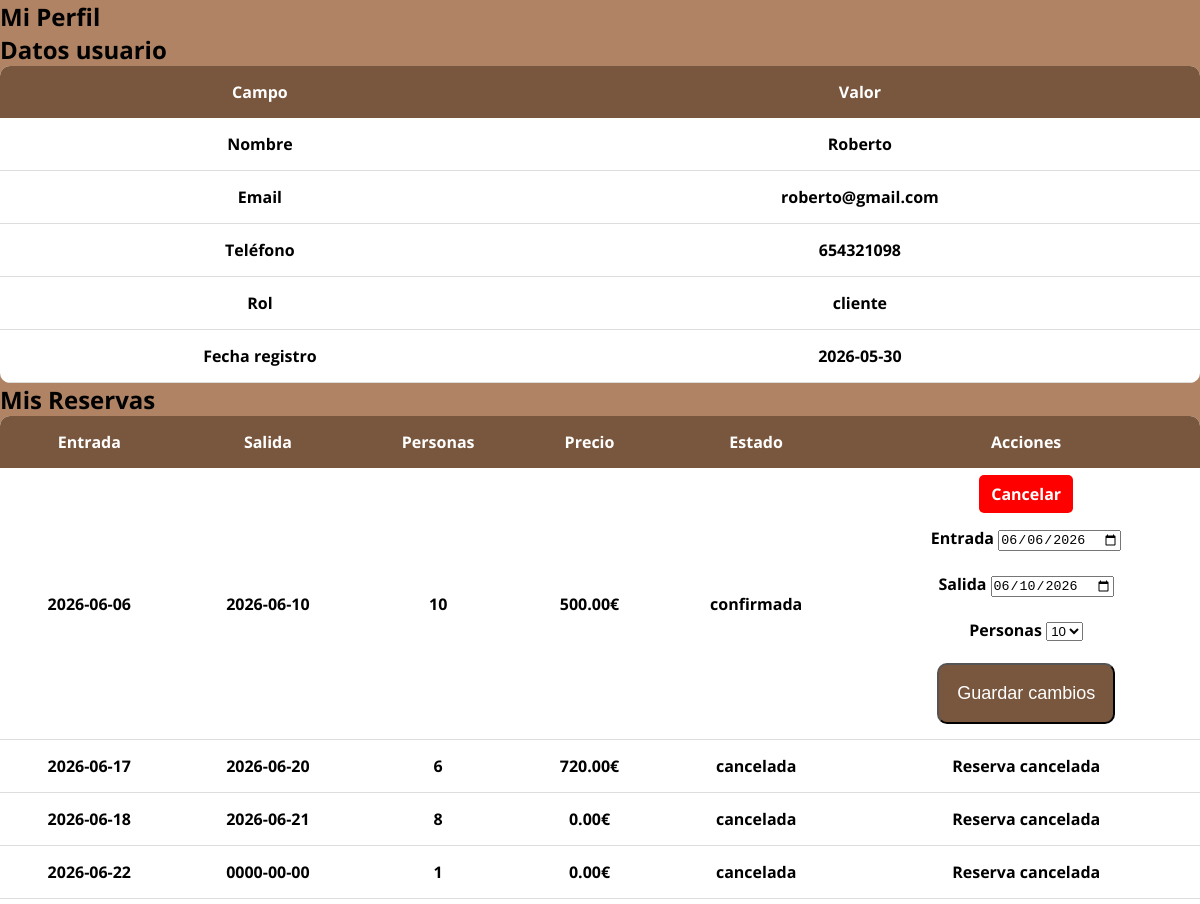
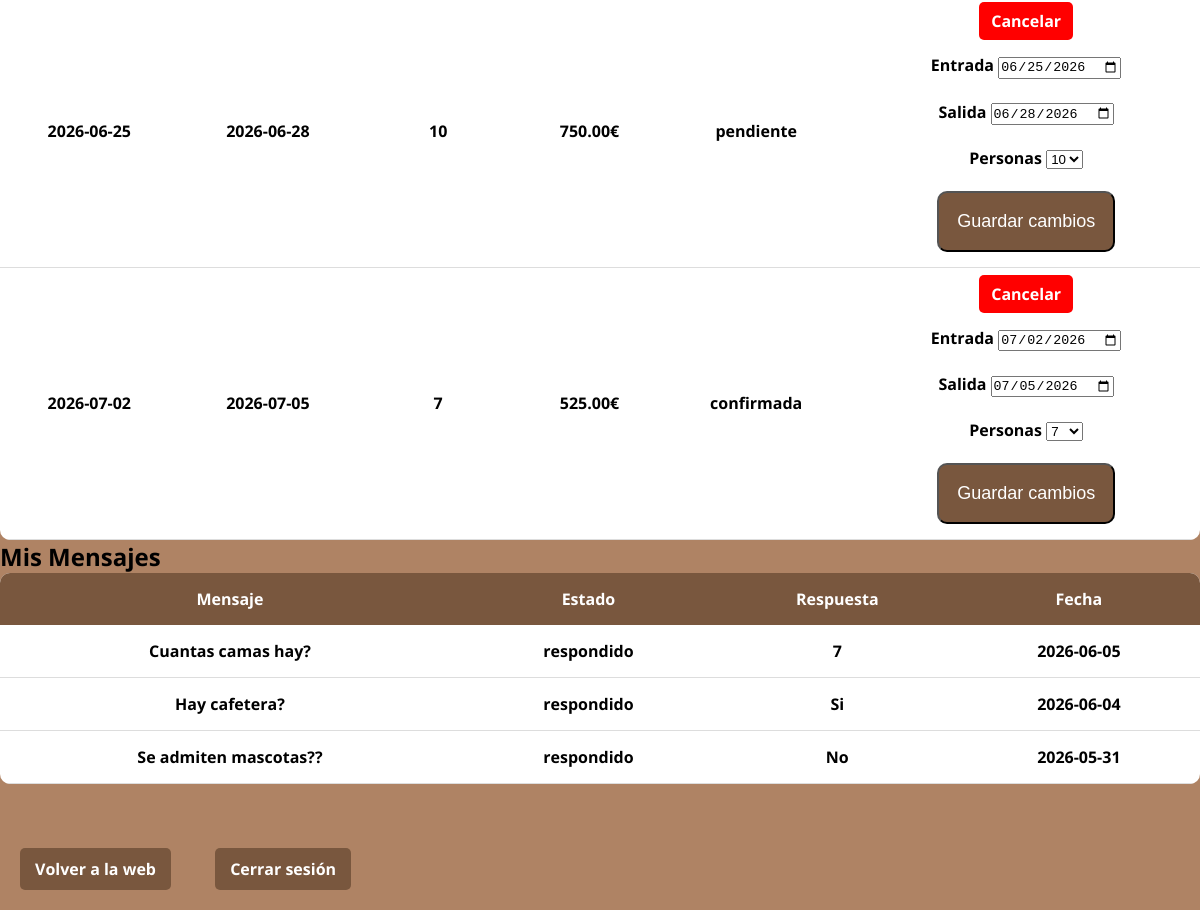
Screenshot of /CasaConsuelo-AntonioMontalbo/view/perfil_view.php (signed in) with the database file from the repository (2 pictures, top to bottom).
### tables this page shows
CREATE TABLE `usuarios` (
  `id` int(11) NOT NULL,
  `nombre` varchar(50) NOT NULL,
  `email` varchar(100) NOT NULL,
  `contrasena` varchar(255) NOT NULL,
  `telefono` varchar(10) NOT NULL,
  `rol` varchar(50) NOT NULL,
  `fecha_registro` date NOT NULL
);

CREATE TABLE `reserva` (
  `id` int(11) NOT NULL,
  `f_entrada` date NOT NULL,
  `f_salida` date NOT NULL,
  `personas` int(11) NOT NULL,
  `precio` decimal(8,2) DEFAULT NULL,
  `estado` varchar(50) NOT NULL,
  `f_reserva` date NOT NULL,
  `id_usuario` int(11) NOT NULL
);

CREATE TABLE `contacto` (
  `id` int(11) NOT NULL,
  `nombre` varchar(100) DEFAULT NULL,
  `email` varchar(100) DEFAULT NULL,
  `mensaje` text DEFAULT NULL,
  `respuesta` varchar(255) NOT NULL,
  `estado` varchar(50) NOT NULL,
  `fecha` date DEFAULT NULL,
  `id_usuario` int(11) DEFAULT NULL
);

### CasaConsuelo-AntonioMontalbo/model/usuario_model.php (called while the page is built, shortened)
<?php
    class Usuario{
        private $conexion;
        public function __construct($conexion){
            $this->conexion = $conexion;
        }
        public function obtenerUsuario($id){
            $sql = "SELECT * FROM usuarios WHERE id='$id'";
            $resultado = mysqli_query($this->conexion,$sql);
            return mysqli_fetch_assoc($resultado);
        }
    }
?>

### CasaConsuelo-AntonioMontalbo/model/reserva_model.php (called while the page is built, shortened)
<?php
    class Reserva{
        private $conexion;
        public function __construct($conexion){
            $this->conexion = $conexion;
        }
        public function obtenerReservasUsuario($id_usuario){
            $sql = "SELECT * FROM reserva WHERE id_usuario='$id_usuario' ORDER BY f_entrada ASC";
            $resultado = mysqli_query($this->conexion, $sql);
            $reservas = array();
            while($fila = mysqli_fetch_assoc($resultado)){
                $reservas[] = $fila;
            }
            return $reservas;
        }
    }
?>

### CasaConsuelo-AntonioMontalbo/model/contacto_model.php (called while the page is built, shortened)
<?php
class Contacto{
    private $conexion;
    public function __construct($conexion){
        $this->conexion = $conexion;
    }
    public function obtenerMensajesUsuario($id_usuario){
        $sql = "SELECT * FROM contacto WHERE id_usuario='$id_usuario' ORDER BY id DESC";
        $resultado = mysqli_query($this->conexion,$sql);
        $mensajes = array();
        while($fila = mysqli_fetch_assoc($resultado)){
            $mensajes[] = $fila;
        }
        return $mensajes;
    }
}
?>

### CasaConsuelo-AntonioMontalbo/view/perfil_view.php (the view, shortened to what this page needs)
<?php
    include("../php/conexion.php");
    include("../model/reserva_model.php");
    include("../model/contacto_model.php");
    include("../model/usuario_model.php");
    $reserva = new Reserva($conexion);
    $contacto = new Contacto($conexion);
    $usuario = new Usuario($conexion);
    $reservas = $reserva->obtenerReservasUsuario($_SESSION["id"]);
    $mensajes = $contacto->obtenerMensajesUsuario($_SESSION["id"]);
    $datosUsuario = $usuario->obtenerUsuario($_SESSION["id"]);
?>
<!DOCTYPE html>
<html lang="es">
<head>
    <link rel="stylesheet" href="../estilos.css">
    <link rel="stylesheet" href="../responsive.css">
</head>
<body>
<section class="contenedor-principal">
    <h1>Mi Perfil</h1>
    <h2>Datos usuario</h2>
    <table class="tabla-admin">
        <tr>
            <th>Campo</th>
            <th>Valor</th>
        </tr>
        <tr>
            <td>Nombre</td>
            <td><?php echo $datosUsuario["nombre"]; ?></td>
        </tr>
        <tr>
            <td>Email</td>
            <td><?php echo $datosUsuario["email"]; ?></td>
        </tr>
        <tr>
            <td>Teléfono</td>
            <td><?php echo $datosUsuario["telefono"]; ?></td>
        </tr>
        <tr>
            <td>Rol</td>
            <td><?php echo $datosUsuario["rol"]; ?></td>
        </tr>
        <tr>
            <td>Fecha registro</td>
            <td><?php echo $datosUsuario["fecha_registro"]; ?></td>
        </tr>
    </table>
    <h2>Mis Reservas</h2>
    <?php
    if(count($reservas) == 0){
        echo "<p>No tienes reservas.</p>";
    }else{
    ?>
    <table class="tabla-admin">
        <tr>
            <th>Entrada</th>
            <th>Salida</th>
            <th>Personas</th>
            <th>Precio</th>
            <th>Estado</th>
            <th>Acciones</th>
        </tr>
        <?php foreach($reservas as $fila){ ?>
        <tr>
            <td><?php echo $fila["f_entrada"]; ?></td>
            <td><?php echo $fila["f_salida"]; ?></td>
            <td><?php echo $fila["personas"]; ?></td>
            <td><?php echo $fila["precio"]; ?>€</td>
            <td><?php echo $fila["estado"]; ?></td>
            <td>
            <?php if($fila["estado"] == "confirmada" || $fila["estado"] == "pendiente"){ ?>
                <a href="../controller/reservas_controller.php?cancelar=<?php echo $fila["id"]; ?>" class="boton-eliminar">Cancelar</a>
                <br><br>
                <form action="../controller/reservas_controller.php" method="POST">
                    <label>Entrada</label>
                    <input type="date" name="f_entrada" value="<?php echo $fila["f_entrada"]; ?>">
                    <br><br>
                    <label>Salida</label>
                    <input type="date" name="f_salida" value="<?php echo $fila["f_salida"]; ?>">
                    <br><br>
                    <label>Personas</label>
                    <select name="personas">
                        <?php for($i=1;$i<=11;$i++){ ?>
                        <option value="<?php echo $i; ?>"
                            <?php
                            if($fila["personas"] == $i){
                                echo "selected";
                            }
                            ?>
                        >
                            <?php echo $i; ?>
                        </option>
                        <?php
                        }
                        ?>
                    </select>
                    <br><br>
                    <button type="submit" class="boton-panel">Guardar cambios</button>
                </form>
            <?php
            }else{
                echo "Reserva cancelada";
            }
            ?>
            </td>
        </tr>
        <?php } ?>
    </table>
    <?php } ?>
    <h2>Mis Mensajes</h2>
    <?php
    if(count($mensajes) == 0){
        echo "<p>No tienes mensajes.</p>";
    }else{
    ?>
    <table class="tabla-admin">
        <tr>
            <th>Mensaje</th>
            <th>Estado</th>
            <th>Respuesta</th>
            <th>Fecha</th>
        </tr>
        <?php foreach($mensajes as $fila){ ?>
        <tr>
            <td>
                <?php echo $fila["mensaje"]; ?>
            </td>
            <td>
                <?php echo $fila["estado"]; ?>
            </td>
            <td>
                <?php echo $fila["respuesta"]; ?>
            </td>
            <td>
                <?php echo $fila["fecha"]; ?>
            </td>
        </tr>
        <?php } ?>
    </table>
    <?php } ?>
    <br><br>
    <a href="../index.php?pagina=inicio" class="volver-panel">Volver a la web</a>
    <a href="../controller/usuario_controller.php?logout=1" class="volver-panel">Cerrar sesión</a>
</section>
</body>
</html>

### CasaConsuelo-AntonioMontalbo/estilos.css (style rules this page uses)
* { margin: 0; padding: 0; box-sizing: border-box; }
body { font-family: "Open Sans", sans-serif; background-color: #af8364; display: grid; grid-template-areas: "header" "main" "footer"; }
.boton-panel { background-color: #79573e; color: white; padding: 18px; border-radius: 10px; text-decoration: none; font-size: 18px; transition: 0.3s; }
.tabla-admin { width: 100%; border-collapse: collapse; background-color: white; border-radius: 10px; overflow: hidden; }
.tabla-admin th { background-color: #79573e; color: white; padding: 15px; }
.tabla-admin td { padding: 15px; text-align: center; border-bottom: 1px solid #ddd; }
.boton-eliminar { background-color: red; color: white; padding: 8px 12px; border-radius: 5px; text-decoration: none; }
.volver-panel { display: inline-block; margin: 20px; background-color: #79573e; color: white; padding: 10px 15px; border-radius: 5px; text-decoration: none; }

### rows the page displays
usuarios: nombre "Roberto", email "roberto@gmail.com", telefono "654321098", rol "cliente", fecha_registro "2026-05-30"
reserva: f_entrada "2026-06-06", f_salida "2026-06-10", personas "10", precio "500.00", estado "confirmada", f_entrada "06/06/2026", f_salida "06/10/2026"
reserva: f_entrada "2026-06-17", f_salida "2026-06-20", personas "6", precio "720.00", estado "cancelada", shows "Reserva cancelada"
reserva: f_entrada "2026-06-18", f_salida "2026-06-21", personas "8", precio "0.00", estado "cancelada", shows "Reserva cancelada"
reserva: f_entrada "2026-06-22", f_salida "0000-00-00", personas "1", precio "0.00", estado "cancelada", shows "Reserva cancelada"
reserva: f_entrada "2026-06-25", f_salida "2026-06-28", personas "10", precio "750.00", estado "pendiente", f_entrada "06/25/2026", f_salida "06/28/2026"
reserva: f_entrada "2026-07-02", f_salida "2026-07-05", personas "7", precio "525.00", estado "confirmada", f_entrada "07/02/2026", f_salida "07/05/2026"
contacto: mensaje "Cuantas camas hay?", estado "respondido", respuesta "7", fecha "2026-06-05"
contacto: mensaje "Hay cafetera?", estado "respondido", respuesta "Si", fecha "2026-06-04"
contacto: mensaje "Se admiten mascotas??", estado "respondido", respuesta "No", fecha "2026-05-31"
